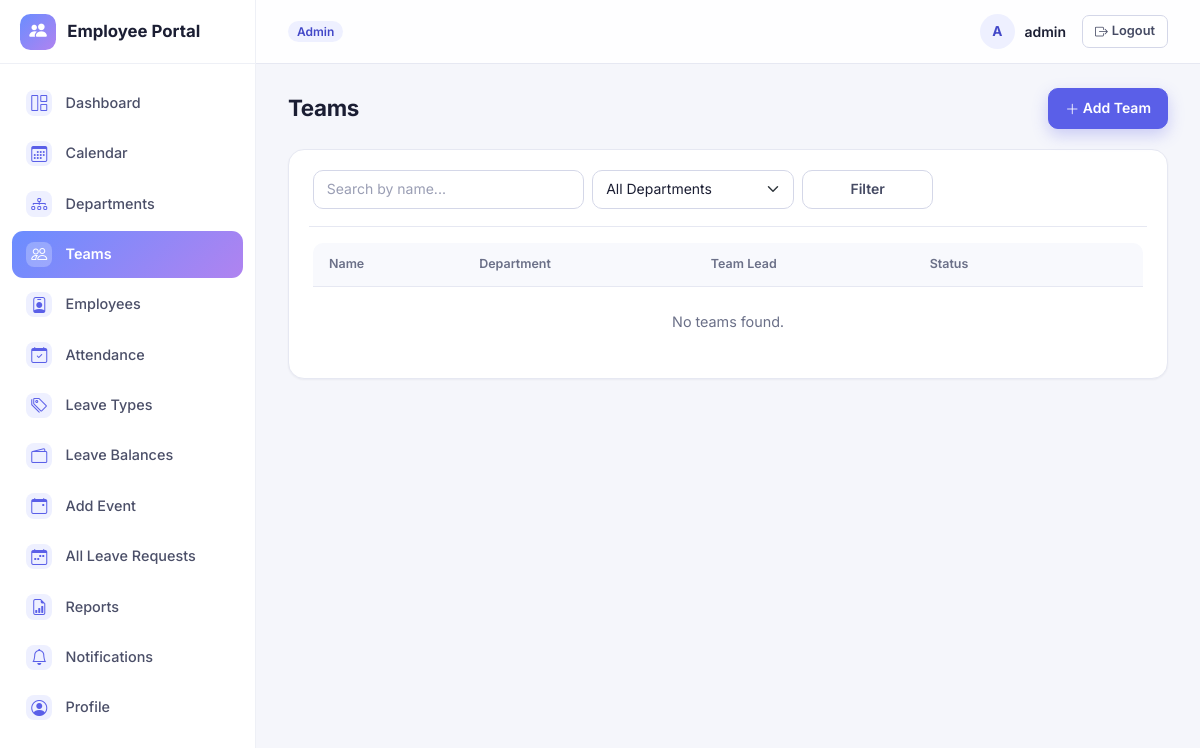
Before: /teams/ (signed in) with the older database file.
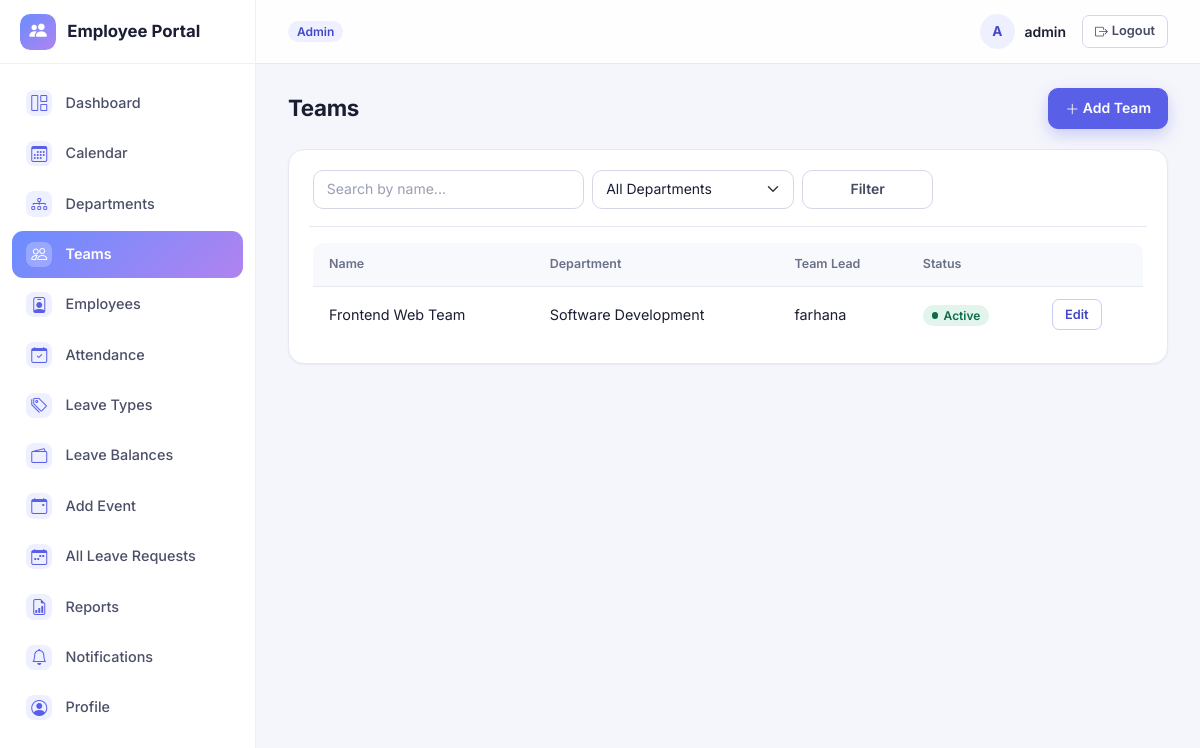
After: the same page with the newer database file.
### employeeApp/models/organization.py (models this page shows, shortened)
class Team(models.Model):
    name = models.CharField(max_length=100)
    department = models.ForeignKey(Department, on_delete=models.CASCADE, related_name='teams')
    team_lead = models.ForeignKey(
        settings.AUTH_USER_MODEL, on_delete=models.SET_NULL, null=True, blank=True,
        related_name='led_teams', limit_choices_to={'role': 'TEAM_LEAD'}
    )
    description = models.TextField(blank=True)
    is_active = models.BooleanField(default=True)
    created_at = models.DateTimeField(auto_now_add=True)
    class Meta:
        ordering = ['department__name', 'name']
        unique_together = ('name', 'department')

class Department(models.Model):
    name = models.CharField(max_length=100, unique=True)
    description = models.TextField(blank=True)
    is_active = models.BooleanField(default=True)
    created_at = models.DateTimeField(auto_now_add=True)
    class Meta:
        ordering = ['name']

### accounts/models.py (models this page shows, shortened)
class User(AbstractUser):
    class Role(models.TextChoices):
        ADMIN = 'ADMIN', 'Admin'
        HR = 'HR', 'HR'
        TEAM_LEAD = 'TEAM_LEAD', 'Team Lead'
        EMPLOYEE = 'EMPLOYEE', 'Employee'
    role = models.CharField(max_length=20, choices=Role.choices, default=Role.EMPLOYEE)
    phone = models.CharField(max_length=20, blank=True)
    address = models.TextField(blank=True)
    emergency_contact = models.CharField(max_length=100, blank=True)
    profile_image = models.ImageField(upload_to='profile_images/', blank=True, null=True)
    def is_team_lead(self):
        return self.role == self.Role.TEAM_LEAD
    def can_manage_employees(self):
        return self.role in (self.Role.ADMIN, self.Role.HR)

### employeeApp/views/organization.py (the view)
# urls.py: path('teams/',views.team_list,name='team_list'),
@admin_hr_required
def team_list(request):
    teams = Team.objects.select_related('department', 'team_lead').all()
    dept_id = request.GET.get('department')
    if dept_id:
        teams = teams.filter(department_id=dept_id)
    q = request.GET.get('q')
    if q:
        teams = teams.filter(name__icontains=q)
    paginator = Paginator(teams, 10)
    page_obj = paginator.get_page(request.GET.get('page'))
    return render(request, 'employeeApp/team_list.html', {
        'page_obj': page_obj, 'departments': Department.objects.all(), 'q': q or '', 'dept_id': dept_id or ''
    })

### employeeApp/context_processors.py (called while the page is built)
def unread_notifications(request):
    if request.user.is_authenticated:
        qs = Notification.objects.filter(user=request.user, is_read=False)
        return {
            'unread_notification_count': qs.count(),
            'recent_notifications': qs[:5],
        }
    return {'unread_notification_count': 0, 'recent_notifications': []}

### employeeApp/templates/employeeApp/team_list.html (shortened to what this page needs)
{% extends "base.html" %}
{% block content %}
<div class="page-header">
    <h1>Teams</h1>
    <a href="{% url 'employeeApp:team_add' %}" class="btn btn-primary"><i class="bi bi-plus-lg"></i> Add Team</a>
</div>
<div class="table-card">
    <form method="get" class="row g-2 mb-3">
        <div class="col-md-4">
            <input type="text" name="q" value="{{ q }}" class="form-control" placeholder="Search by name...">
        </div>
        <div class="col-md-3">
            <select name="department" class="form-select">
                <option value="">All Departments</option>
            </select>
        </div>
        <div class="col-md-2">
            <button type="submit" class="btn btn-outline-secondary w-100">Filter</button>
        </div>
    </form>
    <table class="table table-hover align-middle">
        <thead><tr><th>Name</th><th>Department</th><th>Team Lead</th><th>Status</th><th></th></tr></thead>
        <tbody>
        {% for team in page_obj %}
            <tr>
                <td>{{ team.name }}</td>
                <td>{{ team.department.name }}</td>
                <td>{% if team.team_lead %}{{ team.team_lead.get_full_name|default:team.team_lead.username }}{% else %}—{% endif %}</td>
                <td>{% if team.is_active %}<span class="badge bg-success">Active</span>{% else %}<span class="badge bg-secondary">Inactive</span>{% endif %}</td>
                <td><a href="{% url 'employeeApp:team_edit' team.pk %}" class="btn btn-sm btn-outline-primary">Edit</a></td>
            </tr>
        {% empty %}
            <tr><td colspan="5" class="text-muted text-center py-4">No teams found.</td></tr>
        {% endfor %}
        </tbody>
    </table>
</div>
{% endblock %}

Changed rows visible on the page:
added Team: name "Frontend Web Team", department.name "Software Development", team_lead.get_full_name "farhana", is_active "Active"
Other visible differences:
text no longer shown: "No teams found."
